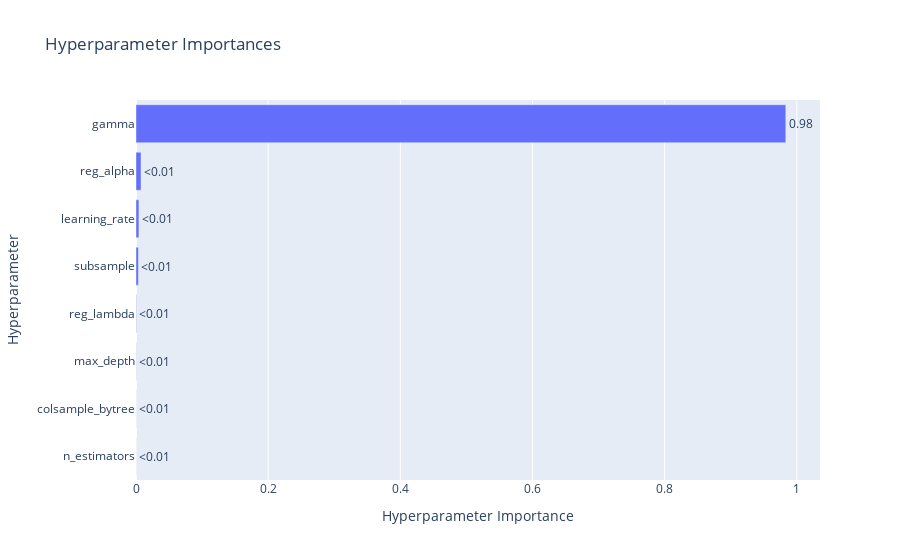

Notebook cell for this chart:
### Markdown cell above
## Baseline Model

### Code cell
import pandas as pd
import matplotlib.pyplot as plt
from xgboost import XGBClassifier
from sklearn.preprocessing import StandardScaler
from sklearn.pipeline import Pipeline
from sklearn.metrics import (
    accuracy_score,
    roc_auc_score,
    classification_report,
    roc_curve,
)
from sklearn.model_selection import train_test_split
import optuna
import optuna.visualization as vis


def create_features_and_target(df: pd.DataFrame):
    """
    Define feature columns and target vector.
    Adjust the feature list as needed.
    """
    feature_columns = [
        "duration",
        "process_execution_id",
        "part_id",
        "process_type",
        "process_id",
        "resource_id",
        "sequence_number",
    ]
    X = df[feature_columns]
    y = df["is_valid"].astype(int)
    return X, y


def objective(trial, X_train, y_train, X_val, y_val, scale_pos_weight):
    """
    Objective function for Optuna to optimize hyperparameters.
    """
    # Suggest hyperparameters for optimization
    params = {
        "n_estimators": trial.suggest_int("n_estimators", 100, 500),
        "max_depth": trial.suggest_int("max_depth", 2, 20),
        "learning_rate": trial.suggest_float("learning_rate", 0.001, 0.5),
        "colsample_bytree": trial.suggest_float("colsample_bytree", 0.5, 1.0),
        "subsample": trial.suggest_float("subsample", 0.5, 1.0),
        "gamma": trial.suggest_float("gamma", 0, 100),
        "reg_alpha": trial.suggest_float("reg_alpha", 0.0, 10.0),
        "reg_lambda": trial.suggest_float("reg_lambda", 0.0, 10.0),
        "scale_pos_weight": scale_pos_weight,
    }

    # Train the XGBClassifier using the suggested hyperparameters
    pipeline = Pipeline(
        [
            ("scaler", StandardScaler()),
            (
                "xgb",
                XGBClassifier(
                    objective="binary:logistic",
                    **params,
                    use_label_encoder=False,
                    eval_metric="auc",
                ),
            ),
        ]
    )
    pipeline.fit(X_train, y_train)

    # Evaluate the model on the validation set
    y_val_pred = pipeline.predict(X_val)
    y_val_proba = pipeline.predict_proba(X_val)[:, 1]
    val_auc = roc_auc_score(y_val, y_val_proba)

    # Optuna will maximize this AUC
    return val_auc


def main(df_train_mod: pd.DataFrame, df_test_mod: pd.DataFrame):
    # Split the original training set into new train and validation sets (70/30)
    df_train_split, df_val_split = train_test_split(
        df_train_mod, test_size=0.3, random_state=42, stratify=df_train_mod["is_valid"]
    )

    # Create features and target vectors for each split
    X_train, y_train = create_features_and_target(df_train_split)
    X_val, y_val = create_features_and_target(df_val_split)
    X_test, y_test = create_features_and_target(df_test_mod)

    # Compute scale_pos_weight based on training data: (# negatives / # positives)
    class_counts = y_train.value_counts().to_dict()
    scale_pos_weight = class_counts.get(0, 1) / class_counts.get(1, 1)
    print(f"scale_pos_weight: {scale_pos_weight}")

    # Run Optuna study to optimize hyperparameters
    study = optuna.create_study(direction="maximize")
    study.optimize(
        lambda trial: objective(
            trial, X_train, y_train, X_val, y_val, scale_pos_weight
        ),
        n_trials=50,
    )

    # Print the best hyperparameters
    print("Best hyperparameters:", study.best_params)

    # Train the final model with the best hyperparameters
    best_params = study.best_params
    pipeline = Pipeline(
        [
            ("scaler", StandardScaler()),
            (
                "xgb",
                XGBClassifier(
                    objective="binary:logistic",
                    **best_params,
                    eval_metric="logloss",
                ),
            ),
        ]
    )
    pipeline.fit(X_train, y_train)

    # Evaluate on the validation set
    y_val_pred = pipeline.predict(X_val)
    y_val_proba = pipeline.predict_proba(X_val)[:, 1]
    val_accuracy = accuracy_score(y_val, y_val_pred)
    val_auc = roc_auc_score(y_val, y_val_proba)
    print("Validation Accuracy:", val_accuracy)
    print("Validation ROC AUC:", val_auc)
    print(
        "Validation Classification Report:\n", classification_report(y_val, y_val_pred)
    )

    # Predict and evaluate on the test set
    y_pred = pipeline.predict(X_test)
    y_proba = pipeline.predict_proba(X_test)[:, 1]
    test_accuracy = accuracy_score(y_test, y_pred)
    test_auc = roc_auc_score(y_test, y_proba)
    print("Test Accuracy:", test_accuracy)
    print("Test ROC AUC:", test_auc)
    print("Test Classification Report:\n", classification_report(y_test, y_pred))

    # Visualize the optimization process
    fig = vis.plot_param_importances(study)
    fig.show()

    # Compute and plot ROC curve for the test set
    fpr, tpr, _ = roc_curve(y_test, y_proba)
    plt.figure(figsize=(8, 6))
    plt.plot(fpr, tpr, label=f"ROC Curve (AUC = {test_auc:.2f})")
    plt.plot([0, 1], [0, 1], "k--", label="Random Model")
    plt.xlabel("False Positive Rate")
    plt.ylabel("True Positive Rate")
    plt.title("Test ROC Curve")
    plt.legend(loc="lower right")
    plt.grid(True)
    plt.show()


# Call main with your data
main(df_train_mod, df_test_mod)

### Figure 1 — Plotly figure (JSON) as saved in the notebook; plotly's stock layout.template omitted (floating-point values rounded to 4 significant figures)
{"data": [{"cliponaxis": false, "hovertemplate": ["n_estimators (IntDistribution): 9.388507842740057e-05<extra></extra>", "colsample_bytree (FloatDistribution): 0.00010069395262584959<extra></extra>", "max_depth (IntDistribution): 0.00029260843410976916<extra></extra>", "reg_lambda (FloatDistribution): 0.0006217967096340906<extra></extra>", "subsample (FloatDistribution): 0.0036137593360013975<extra></extra>", "learning_rate (FloatDistribution): 0.004396958094623131<extra></extra>", "reg_alpha (FloatDistribution): 0.007575231652309652<extra></extra>", "gamma (FloatDistribution): 0.9833050667422687<extra></extra>"], "name": "Objective Value", "orientation": "h", "text": ["<0.01", "<0.01", "<0.01", "<0.01", "<0.01", "<0.01", "<0.01", "0.98"], "textposition": "outside", "type": "bar", "x": [9.389e-05, 0.0001007, 0.0002926, 0.0006218, 0.003614, 0.004397, 0.007575, 0.9833], "y": ["n_estimators", "colsample_bytree", "max_depth", "reg_lambda", "subsample", "learning_rate", "reg_alpha", "gamma"]}], "layout": {"title": {"text": "Hyperparameter Importances"}, "xaxis": {"title": {"text": "Hyperparameter Importance"}}, "yaxis": {"title": {"text": "Hyperparameter"}}}}
